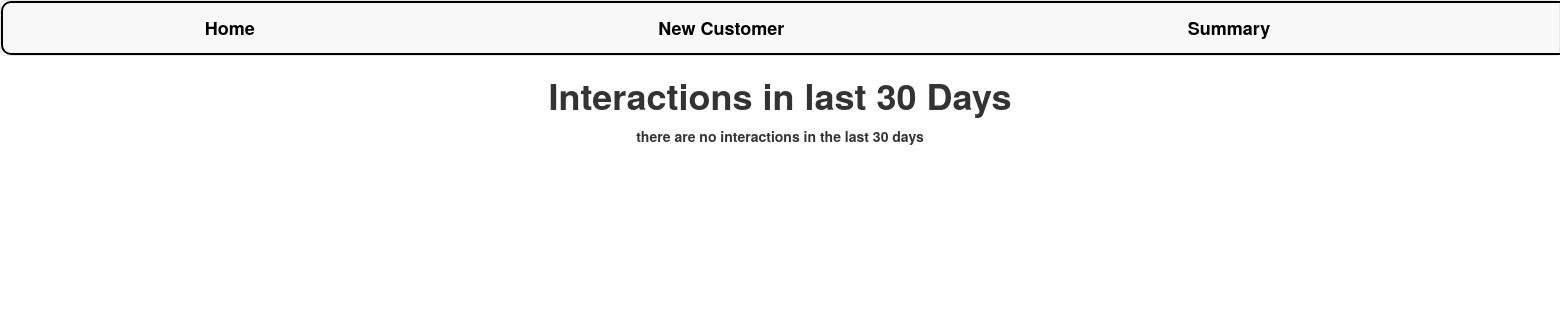
/summary/, run on an earlier commit of the app's database.
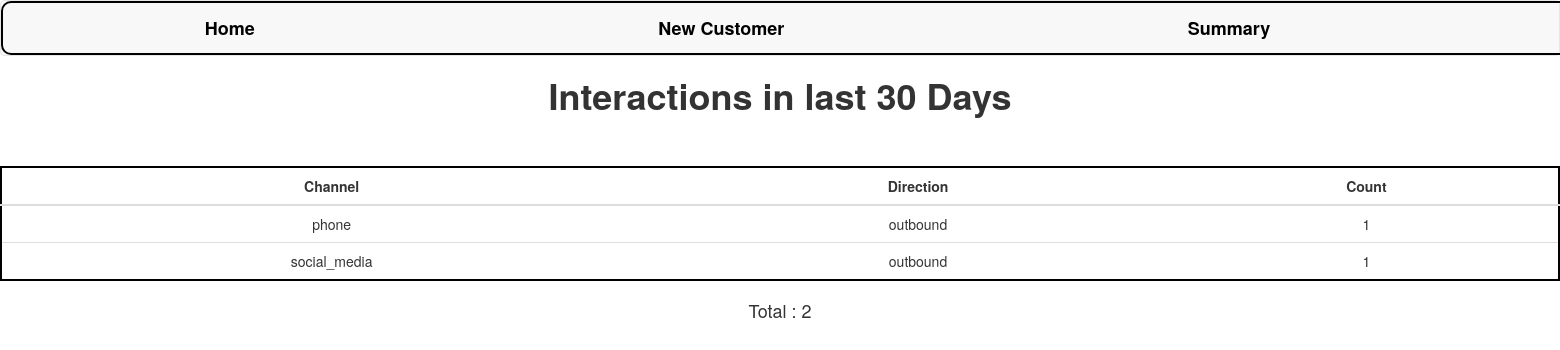
And on a later commit of the database.
### customer360/models.py (models this page shows)
class Interaction(models.Model):
    CHANNEL_CHOICES = [
        ('phone', 'Phone'),
        ('sms', 'SMS'),
        ('email', 'Email'),
        ('letter', 'Letter'),
        ('social_media', 'Social Media'),
    ]
    DIRECTION_CHOICES = [
        ('inbound', 'Inbound'),
        ('outbound', 'Outbound'),
    ]
    customer = models.ForeignKey(Customer, on_delete=models.CASCADE)
    channel = models.CharField(max_length=15, choices=CHANNEL_CHOICES)
    direction = models.CharField(max_length=10, choices=DIRECTION_CHOICES)
    interaction_date = models.DateField(auto_now_add=True)
    summary = models.TextField()

### customer360/views.py (the view)
# urls.py: path('summary/',views.summary,name='summary'),
def summary(request):
    thirty_days_ago = date.today() - timedelta(days=30)
    interactions = Interaction.objects.filter(interaction_date__gte=thirty_days_ago)
    count = len(interactions)
    interactions = interactions.values("channel","direction").annotate(count=Count('channel'))
    context={
                "interactions":interactions,
                "count":count
            }
    return render(request,"summary.html",context=context)

### customer360/templates/summary.html
{% extends 'base.html' %}
{% load static %}
{% block content %}
<html>
    <body>
        <h1> Interactions in last 30 Days  </h1>
        {% if not interactions %}
            <p> there are no interactions in the last 30 days <p>
        {% else %}
            <table class="table">
                <thead>
                    <tr>
                        <th>Channel</th>
                        <th>Direction</th>
                        <th>Count</th>
                    </tr>
                </thead>
                <tbody>
                    {% for interaction in interactions %}
                        <tr>
                            <td>{{ interaction.channel }}</td>
                            <td>{{ interaction.direction }}</td>
                            <td> {{ interaction.count }} </td>
                        </tr>
                    {% endfor %}
                </tbody>
            </table>
            <h4> Total : {{ count }} </h4>
        {% endif %}
    </body>
</html>
{% endblock content %}

### customer360/templates/base.html (shortened to what this page needs)
{% load static %}
<!DOCTYPE html>
<html>
    <head>
        <link rel="stylesheet" href="https://maxcdn.bootstrapcdn.com/bootstrap/3.4.1/css/bootstrap.min.css">
        <link rel="stylesheet" href="{% static 'css/main.css' %}">
    </head>
    <body>
        <nav class="navbar navbar-default">
                <ul class="nav navbar-nav">
                    <li>
                        <a style="color:black;" href="/">Home</a>
                    </li>
                    <li>
                        <a  style="color:black;" href="/create">New Customer</a>
                    </li>
                    <li>
                        <a style="color:black;" href="/summary">Summary</a>
                    </li>
                </ul>
        </nav>
        {% block content %}
        {% endblock %}
    </body>
</html>

### static/css/main.css (style rules this page uses)
body { text-align: center; margin: auto; }
h1,p { font-weight: bold; }
table { margin: auto; border: 2px solid #000000; margin-top: 50px; border-radius: 15px; background-color: white; text-align: center; }
th { text-align: center; }
.nav { width: 200%; border: 2px solid black; border-radius: 10px; }
.nav li { margin-right: 6%; margin-left: 6%; font-size: large; font-weight: bold; }

What changed in the data, as far as the page shows it:
added Interaction: channel "phone", direction "outbound", count "1"
added Interaction: channel "social_media", direction "outbound", count "1"
Also different on the page:
{{ count }}: (not shown) → "2"
text no longer shown: "there are no interactions in the last 30 days"
text now shown: "Channel Direction Count Total :"
